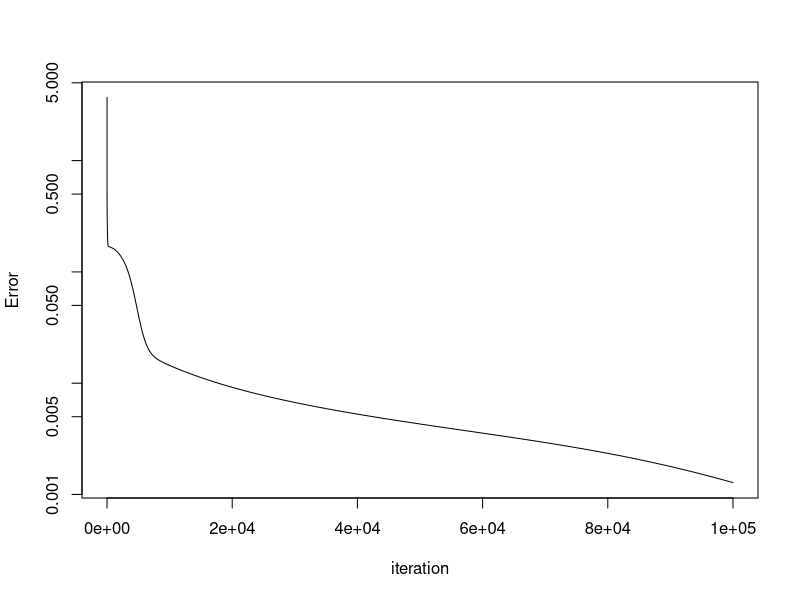
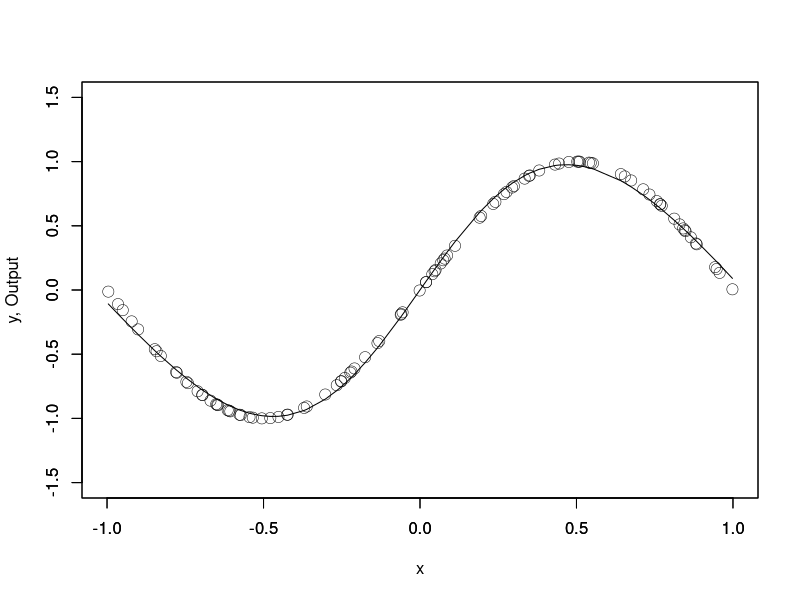

Source code (R) for these figures, in order:
# コード6.4
sigmoid <- function(x) {
  return(1.0  / (1.0 + exp(-x)))
}
dsigmoid <- function(x) {
  return(x * (1.0 - x))
}
initialize <- function(netsize, irng) {
    L <- length(netsize) - 1
    W <- NULL
    for(l in 1:L){
        k <- netsize[l]
        kn <- netsize[l + 1]
        Wtmp <- matrix(runif((k + 1) * kn, -irng, irng), k + 1, kn)
        W <- c(W, list(Wtmp))
    }
    return(W)
}
forward <- function(X, W) {
    N <- nrow(X)
    L <- length(W)
    out <- list(cbind(rep(1, N), X))
    for(l in 1:(L-1)){
        hout <- sigmoid(out[[l]] %*% W[[l]])
        out <- c(out, list(cbind(rep(1, N), hout)))
    }
    hout <- out[[L]] %*% W[[L]]
    out <- c(out, list(hout))
    return(out)
}
# コード6.5
bp <- function(X, y, W, eta, T, dT) {
    N <- nrow(X)
    L <- length(W)
    ehist <- NULL
# 学習のループ
    for(t in 1:T){
# 誤差の計算
        out <- forward(X, W)
        err <- (y - out[[L+1]])
        ehist <- c(ehist, mean(err^2))
# dT 回ごとに誤差を表示
        if(t %% dT == 0) cat("[",t,"] : ", mean(err^2), "\n") 
# 出力層の手前の結合重みの更新量の計算
        delta <- -err * rep(1, N) 
        dw <- t(t(delta) %*% out[[L]]) 
        for(l in L:2){
            W[[l]] <- W[[l]] - eta * dw # 結合重みの更新
            dtmp <- delta
            delta <- NULL
# 結合重みの更新量の計算
            for(j in 2:nrow(W[[l]])){
                delta <- cbind(delta, dtmp %*% W[[l]][j, ] * dsigmoid(out[[l]][, j]))
            }
            dw <- t(t(delta) %*% out[[l - 1]]) 
        }
        W[[1]] <- W[[1]] - eta * dw # 入力層と結合している結合重みの更新
    }
# 誤差の計算
    out <- forward(X, W)
    err <- (y - out[[L+1]])
    ehist <- c(ehist, mean(err^2))
    cat("[",t,"] : ", mean(err^2), "\n")

    return(list("weights" = W, "err_history" = ehist))
}
# コード6.6：readlineコマンドは入力状態なので実行時にはリターンキーを押してください
# サンプルの生成
set.seed(2017)
n <- 100 
x <- runif(n, -1, 1)
X <- matrix(x, n, 1)    
y <- matrix(sin(pi * x), n, 1)
# 学習の準備
netsize <- c(1, 4, 1); irng <- 1; 
W <- initialize(netsize, irng)
eta <- 0.0012; T <- 100000; dT <- T / 100
# 学習
ret <- bp(X, y, W, eta, T, dT)
# 学習後の結合重みと残差二乗和の履歴を抽出
W <- ret$weights
ehist <- ret$err_history
L <- length(W)
# 残差二乗和の履歴の描画
readline(">>> show Error history <<<")
plot(0:T, ehist, type = "l", log = "y", xlab = "iteration", ylab = "Error")
# 教師データと学習後の出力の描画
readline(">>> show output <<<")
out <- forward(X, W)
plot(x, y, xlim = c(-1, 1), ylim = c(-1.5, 1.5), lwd = 0.5, cex = 1.5, xlab = "x", ylab = "y, Output")
par(new = T)
xx <- sort(x, index.return = T)
plot(xx$x, out[[L+1]][xx$ix], type = "l", xlim = c(-1, 1), ylim = c(-1.5, 1.5), xlab = "", ylab = "")
